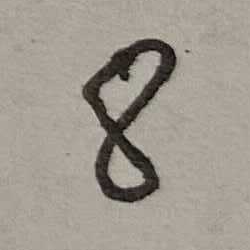
#> input picture course/week2/pipeline_project/src/tests/images/integration/digits-raw/eight.png, 250 x 250 px; its folder holds only this picture in this run
$ python clean.py
#> lines starting #> are read from the running program, lines starting #| are printed output that depends on the picture; after the words box and inside, x2 and y2 are one past the last pixel; in counts of white or black regions, pixels touching at a corner belong together
"""
Utilities for processing photos of handwritten digits from
raw photos to a clean version that neural networks expect.

NOTE: You will not need to edit anything in this file although
we encourage you to understand the material here.
"""

import os
import cv2
import math
import numpy as np
from scipy import ndimage


def get_best_shift(img):
  cy, cx = ndimage.center_of_mass(img)

  rows, cols = img.shape
  shiftx = np.round(cols / 2.0 - cx).astype(int)
  shifty = np.round(rows / 2.0 - cy).astype(int)

  return shiftx, shifty

def shift(img, sx, sy):
  rows, cols = img.shape
  M = np.float32([[1, 0, sx], [0, 1, sy]])
  shifted = cv2.warpAffine(img, M, (cols, rows))
  return shifted

def clean_photo_image(path, out_dir):
  """The photo we have taken by hand is quite different than a MNIST image.
  We will need to process them!

  If you are curious, we perform the following operations:

  1. The photo is reshaped to 28 x 28 in grayscale.
  2. The photo is thresholded to increase contrast between black and white portions.
  3. The photo is cropped to remove any rows or columns of pixels that are
    completely black.
  4. The crop is reshaped to 20 x 20 pixels and cented in a 28 x 28 pixe
    box by center of mass.

  Steps 3-4 are important for normalizing the size of the digit; otherwise you
  might show digits of different sizes to the neural network. This sort of
  standardization is very important for good performance.

  Credit: https://opensourc.es/blog/tensorflow-mnist for this function.
  """
  # load the raw image
  gray = cv2.imread(path, 0)
#> gray: shape (250, 250); min 0, max 199, mean 154

  # rescale it
  gray = cv2.resize(255 - gray, (28, 28))
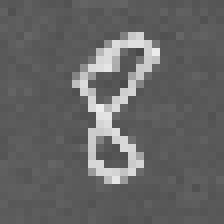
#> gray: shape (28, 28) (shown 8 times larger); min 73, max 236, mean 101

  # better black and white version
  (thresh, gray) = cv2.threshold(gray, 128, 255,
    cv2.THRESH_BINARY | cv2.THRESH_OTSU)
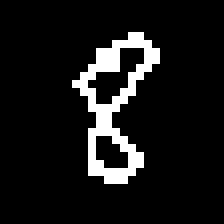
#> gray: shape (28, 28) (shown 8 times larger); 9.1% white in thin lines or dots, all inside (x1, y1, x2, y2) = (9, 4, 20, 23)
#> thresh = 143


  # remove all rows and columns at the sides of images that are
  # completely black.
  while np.sum(gray[0]) == 0:
    gray = gray[1:]
#> this loop made 4 passes
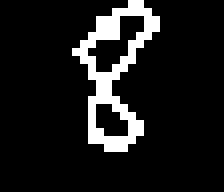
#> gray: shape (24, 28) (shown 8 times larger); 10.6% white in thin lines or dots, all inside (x1, y1, x2, y2) = (9, 0, 20, 19)

  while np.sum(gray[:,0]) == 0:
    gray = np.delete(gray,0,1)
#> this loop made 9 passes
#> pass 1, in clean_photo_image, `gray = np.delete(gray,0,1)`:
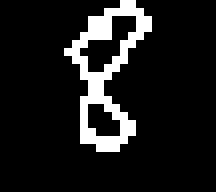
#> gray: shape (24, 27) (shown 8 times larger); 11% white in thin lines or dots, all inside (x1, y1, x2, y2) = (8, 0, 19, 19)
#> pass 3, in clean_photo_image, `gray = np.delete(gray,0,1)`:
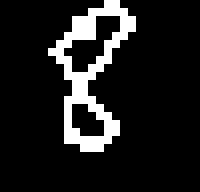
#> gray: shape (24, 25) (shown 8 times larger); 11.8% white in thin lines or dots, all inside (x1, y1, x2, y2) = (6, 0, 17, 19)

  while np.sum(gray[-1]) == 0:
    gray = gray[:-1]
#> this loop made 5 passes

  while np.sum(gray[:,-1]) == 0:
    gray = np.delete(gray,-1,1)
#> this loop made 8 passes

  rows,cols = gray.shape
#> rows = 19; cols = 11

  # MNIST images are normalized to fit in a 20x20 pixel box and
  # are centered in a 28x28 image using a center of mass. It is
  # important we do this same thing!

  if rows > cols:
    factor = 20.0 / rows
#> factor = 1.05
    rows = 20
    cols = int(round(cols * factor))
#> cols = 12
    # first cols than rows
    gray = cv2.resize(gray, (cols, rows))
  else:
    factor = 20.0 / cols
    cols = 20
    rows = int(round(rows * factor))
    # first cols than rows
    gray = cv2.resize(gray, (cols, rows))

  # repad with black colums and rows
  cols_padding = (
    int(math.ceil((28 - cols) / 2.0)),
    int(math.floor((28 - cols) / 2.0)))
#> cols_padding = (8, 8)
  rows_padding = (
    int(math.ceil((28 - rows) / 2.0)),
    int(math.floor((28 - rows) / 2.0)))

  gray = np.lib.pad(gray, (rows_padding, cols_padding), 'constant')
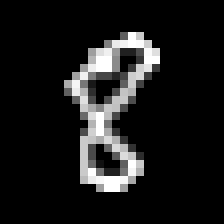
#> gray: shape (28, 28) (shown 8 times larger); min 0, max 255, mean 26.3

  # center of mass shifting
  shiftx,shifty = get_best_shift(gray)
#> in get_best_shift, `cy, cx = ndimage.center_of_mass(img)`: cy = 13.16; cx = 13.38
#> in get_best_shift, `shiftx = np.round(cols / 2.0 - cx).astype(int)`: shiftx = 1
#> shiftx = 1; shifty = 1
  shifted = shift(gray,shiftx,shifty)
#> in shift, `M = np.float32([[1, 0, sx], [0, 1, sy]])`: M = [[1, 0, 1], [0, 1, 1]]
#> in shift, `shifted = cv2.warpAffine(img, M, (cols, rows))`:
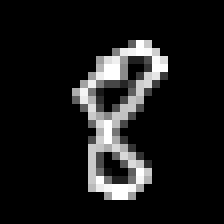
#> shifted: shape (28, 28) (shown 8 times larger); min 0, max 255, mean 26.3
  gray = shifted

  # save to folder
  name = os.path.basename(path)
  out_file = os.path.join(out_dir, name)
  cv2.imwrite(out_file, gray)


if __name__ == "__main__":
  from glob import glob
  from os.path import join
  from pathlib import Path

  root = join(Path(__file__).resolve().parent, 'images/integration')
  raw_dir = 'digits-raw'
  out_dir = 'digits-processed'

  raw_paths = glob(join(root, raw_dir, '*.png'))

  for raw_path in raw_paths:
    clean_photo_image(raw_path, join(root, out_dir))

$ run again, on course/week2/pipeline_project/src/tests/images/integration/digits-raw/seven.png
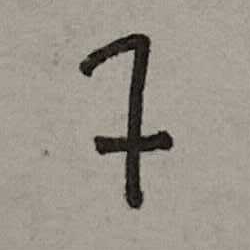
#> input picture course/week2/pipeline_project/src/tests/images/integration/digits-raw/seven.png, 250 x 250 px
#> in clean_photo_image, `(thresh, gray) = cv2.threshold(gray, 128, 255, cv2.THRESH_BINARY | cv2..`:
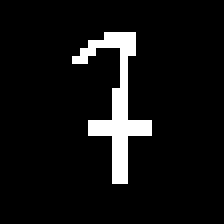
#> gray: shape (28, 28) (shown 8 times larger); 7.1% white in thin lines or dots, all inside (x1, y1, x2, y2) = (9, 4, 19, 23)
#> thresh = 153
#> the loop in clean_photo_image, `while np.sum(gray[0]) == 0:` made 4 passes
#> the loop in clean_photo_image, `while np.sum(gray[:,0]) == 0:` made 9 passes
#> the loop in clean_photo_image, `while np.sum(gray[-1]) == 0:` made 5 passes
#> the loop in clean_photo_image, `while np.sum(gray[:,-1]) == 0:` made 9 passes
#> cy = 12.97; cx = 14.7
#> in get_best_shift, `shiftx = np.round(cols / 2.0 - cx).astype(int)`: shiftx = -1
#> in get_best_shift, `shifty = np.round(rows / 2.0 - cy).astype(int)`: shifty = 1
#> in clean_photo_image, `shiftx,shifty = get_best_shift(gray)`: shiftx = -1; shifty = 1
#> M = [[1, 0, -1], [0, 1, 1]]
#> in shift, `shifted = cv2.warpAffine(img, M, (cols, rows))`:
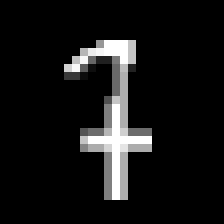
#> shifted: shape (28, 28) (shown 8 times larger); min 0, max 255, mean 21

$ run again, on course/week2/pipeline_project/src/tests/images/integration/digits-raw/six.png
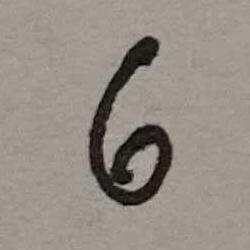
#> input picture course/week2/pipeline_project/src/tests/images/integration/digits-raw/six.png, 250 x 250 px
#> thresh = 159
#> the loop in clean_photo_image, `while np.sum(gray[0]) == 0:` made 4 passes
#> after the loop in clean_photo_image, `while np.sum(gray[0]) == 0:`:
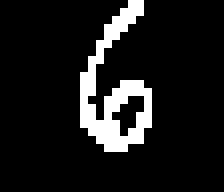
#> gray: shape (24, 28) (shown 8 times larger); 10.4% white in thin lines or dots, all inside (x1, y1, x2, y2) = (10, 0, 19, 19)
#> the loop in clean_photo_image, `while np.sum(gray[:,0]) == 0:` made 10 passes
#> the loop in clean_photo_image, `while np.sum(gray[-1]) == 0:` made 5 passes
#> the loop in clean_photo_image, `while np.sum(gray[:,-1]) == 0:` made 9 passes
#> cy = 15.46; cx = 13.84
#> in get_best_shift, `shiftx = np.round(cols / 2.0 - cx).astype(int)`: shiftx = 0
#> in get_best_shift, `shifty = np.round(rows / 2.0 - cy).astype(int)`: shifty = -1
#> in clean_photo_image, `shiftx,shifty = get_best_shift(gray)`: shiftx = 0; shifty = -1
#> M = [[1, 0, 0], [0, 1, -1]]
#> in shift, `shifted = cv2.warpAffine(img, M, (cols, rows))`:
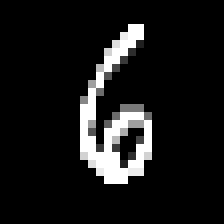
#> shifted: shape (28, 28) (shown 8 times larger); min 0, max 255, mean 23.9

$ run again, on course/week2/pipeline_project/src/tests/images/integration/digits-raw/five.png
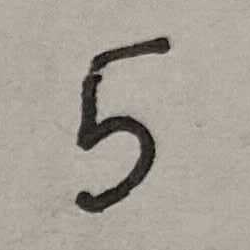
#> input picture course/week2/pipeline_project/src/tests/images/integration/digits-raw/five.png, 250 x 250 px
#> thresh = 137
#> the loop in clean_photo_image, `while np.sum(gray[0]) == 0:` made 4 passes
#> the loop in clean_photo_image, `while np.sum(gray[:,0]) == 0:` made 8 passes
#> the loop in clean_photo_image, `while np.sum(gray[-1]) == 0:` made 4 passes
#> the loop in clean_photo_image, `while np.sum(gray[:,-1]) == 0:` made 9 passes
#> cy = 13.86; cx = 13.23
#> in get_best_shift, `shiftx = np.round(cols / 2.0 - cx).astype(int)`: shiftx = 1
#> in get_best_shift, `shifty = np.round(rows / 2.0 - cy).astype(int)`: shifty = 0
#> in clean_photo_image, `shiftx,shifty = get_best_shift(gray)`: shiftx = 1; shifty = 0
#> M = [[1, 0, 1], [0, 1, 0]]
#> in shift, `shifted = cv2.warpAffine(img, M, (cols, rows))`:
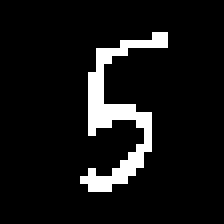
#> shifted: shape (28, 28) (shown 8 times larger); 8.3% white in thin lines or dots, all inside (x1, y1, x2, y2) = (10, 4, 21, 24)
